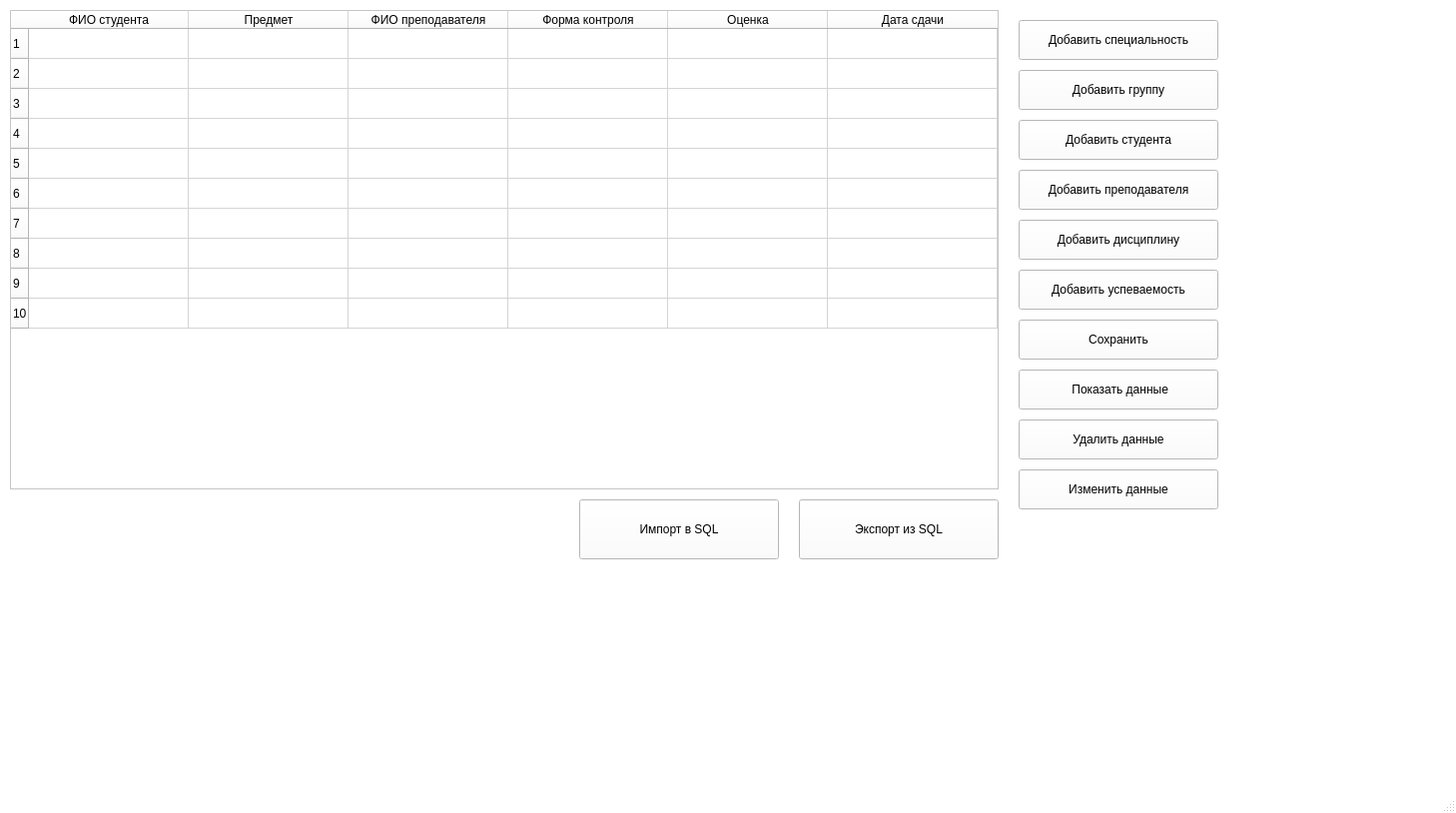
<?xml version="1.0" encoding="UTF-8"?>
<ui version="4.0">
 <class>MainWindow</class>
 <widget class="QMainWindow" name="MainWindow">
  <property name="geometry">
   <rect>
    <x>0</x>
    <y>0</y>
    <width>1458</width>
    <height>814</height>
   </rect>
  </property>
  <property name="palette">
   <palette>
    <active>
     <colorrole role="WindowText">
      <brush brushstyle="SolidPattern">
       <color alpha="255">
        <red>0</red>
        <green>0</green>
        <blue>0</blue>
       </color>
      </brush>
     </colorrole>
     <colorrole role="Button">
      <brush brushstyle="SolidPattern">
       <color alpha="255">
        <red>255</red>
        <green>255</green>
        <blue>255</blue>
       </color>
      </brush>
     </colorrole>
     <colorrole role="Light">
      <brush brushstyle="SolidPattern">
       <color alpha="255">
        <red>255</red>
        <green>255</green>
        <blue>255</blue>
       </color>
      </brush>
     </colorrole>
     <colorrole role="Midlight">
      <brush brushstyle="SolidPattern">
       <color alpha="255">
        <red>255</red>
        <green>255</green>
        <blue>255</blue>
       </color>
      </brush>
     </colorrole>
     <colorrole role="Dark">
      <brush brushstyle="SolidPattern">
       <color alpha="255">
        <red>127</red>
        <green>127</green>
        <blue>127</blue>
       </color>
      </brush>
     </colorrole>
     <colorrole role="Mid">
      <brush brushstyle="SolidPattern">
       <color alpha="255">
        <red>170</red>
        <green>170</green>
        <blue>170</blue>
       </color>
      </brush>
     </colorrole>
     <colorrole role="Text">
      <brush brushstyle="SolidPattern">
       <color alpha="255">
        <red>0</red>
        <green>0</green>
        <blue>0</blue>
       </color>
      </brush>
     </colorrole>
     <colorrole role="BrightText">
      <brush brushstyle="SolidPattern">
       <color alpha="255">
        <red>255</red>
        <green>255</green>
        <blue>255</blue>
       </color>
      </brush>
     </colorrole>
     <colorrole role="ButtonText">
      <brush brushstyle="SolidPattern">
       <color alpha="255">
        <red>0</red>
        <green>0</green>
        <blue>0</blue>
       </color>
      </brush>
     </colorrole>
     <colorrole role="Base">
      <brush brushstyle="SolidPattern">
       <color alpha="255">
        <red>255</red>
        <green>255</green>
        <blue>255</blue>
       </color>
      </brush>
     </colorrole>
     <colorrole role="Window">
      <brush brushstyle="SolidPattern">
       <color alpha="255">
        <red>255</red>
        <green>255</green>
        <blue>255</blue>
       </color>
      </brush>
     </colorrole>
     <colorrole role="Shadow">
      <brush brushstyle="SolidPattern">
       <color alpha="255">
        <red>0</red>
        <green>0</green>
        <blue>0</blue>
       </color>
      </brush>
     </colorrole>
     <colorrole role="AlternateBase">
      <brush brushstyle="SolidPattern">
       <color alpha="255">
        <red>255</red>
        <green>255</green>
        <blue>255</blue>
       </color>
      </brush>
     </colorrole>
     <colorrole role="ToolTipBase">
      <brush brushstyle="SolidPattern">
       <color alpha="255">
        <red>255</red>
        <green>255</green>
        <blue>220</blue>
       </color>
      </brush>
     </colorrole>
     <colorrole role="ToolTipText">
      <brush brushstyle="SolidPattern">
       <color alpha="255">
        <red>0</red>
        <green>0</green>
        <blue>0</blue>
       </color>
      </brush>
     </colorrole>
     <colorrole role="PlaceholderText">
      <brush brushstyle="SolidPattern">
       <color alpha="127">
        <red>0</red>
        <green>0</green>
        <blue>0</blue>
       </color>
      </brush>
     </colorrole>
     <colorrole role="Accent">
      <brush brushstyle="SolidPattern">
       <color alpha="255">
        <red>255</red>
        <green>255</green>
        <blue>255</blue>
       </color>
      </brush>
     </colorrole>
    </active>
    <inactive>
     <colorrole role="WindowText">
      <brush brushstyle="SolidPattern">
       <color alpha="255">
        <red>0</red>
        <green>0</green>
        <blue>0</blue>
       </color>
      </brush>
     </colorrole>
     <colorrole role="Button">
      <brush brushstyle="SolidPattern">
       <color alpha="255">
        <red>255</red>
        <green>255</green>
        <blue>255</blue>
       </color>
      </brush>
     </colorrole>
     <colorrole role="Light">
      <brush brushstyle="SolidPattern">
       <color alpha="255">
        <red>255</red>
        <green>255</green>
        <blue>255</blue>
       </color>
      </brush>
     </colorrole>
     <colorrole role="Midlight">
      <brush brushstyle="SolidPattern">
       <color alpha="255">
        <red>255</red>
        <green>255</green>
        <blue>255</blue>
       </color>
      </brush>
     </colorrole>
     <colorrole role="Dark">
      <brush brushstyle="SolidPattern">
       <color alpha="255">
        <red>127</red>
        <green>127</green>
        <blue>127</blue>
       </color>
      </brush>
     </colorrole>
     <colorrole role="Mid">
      <brush brushstyle="SolidPattern">
       <color alpha="255">
        <red>170</red>
        <green>170</green>
        <blue>170</blue>
       </color>
      </brush>
     </colorrole>
     <colorrole role="Text">
      <brush brushstyle="SolidPattern">
       <color alpha="255">
        <red>0</red>
        <green>0</green>
        <blue>0</blue>
       </color>
      </brush>
     </colorrole>
     <colorrole role="BrightText">
      <brush brushstyle="SolidPattern">
       <color alpha="255">
        <red>255</red>
        <green>255</green>
        <blue>255</blue>
       </color>
      </brush>
     </colorrole>
     <colorrole role="ButtonText">
      <brush brushstyle="SolidPattern">
       <color alpha="255">
        <red>0</red>
        <green>0</green>
        <blue>0</blue>
       </color>
      </brush>
     </colorrole>
     <colorrole role="Base">
      <brush brushstyle="SolidPattern">
       <color alpha="255">
        <red>255</red>
        <green>255</green>
        <blue>255</blue>
       </color>
      </brush>
     </colorrole>
     <colorrole role="Window">
      <brush brushstyle="SolidPattern">
       <color alpha="255">
        <red>255</red>
        <green>255</green>
        <blue>255</blue>
       </color>
      </brush>
     </colorrole>
     <colorrole role="Shadow">
      <brush brushstyle="SolidPattern">
       <color alpha="255">
        <red>0</red>
        <green>0</green>
        <blue>0</blue>
       </color>
      </brush>
     </colorrole>
     <colorrole role="AlternateBase">
      <brush brushstyle="SolidPattern">
       <color alpha="255">
        <red>255</red>
        <green>255</green>
        <blue>255</blue>
       </color>
      </brush>
     </colorrole>
     <colorrole role="ToolTipBase">
      <brush brushstyle="SolidPattern">
       <color alpha="255">
        <red>255</red>
        <green>255</green>
        <blue>220</blue>
       </color>
      </brush>
     </colorrole>
     <colorrole role="ToolTipText">
      <brush brushstyle="SolidPattern">
       <color alpha="255">
        <red>0</red>
        <green>0</green>
        <blue>0</blue>
       </color>
      </brush>
     </colorrole>
     <colorrole role="PlaceholderText">
      <brush brushstyle="SolidPattern">
       <color alpha="127">
        <red>0</red>
        <green>0</green>
        <blue>0</blue>
       </color>
      </brush>
     </colorrole>
     <colorrole role="Accent">
      <brush brushstyle="SolidPattern">
       <color alpha="255">
        <red>255</red>
        <green>255</green>
        <blue>255</blue>
       </color>
      </brush>
     </colorrole>
    </inactive>
    <disabled>
     <colorrole role="WindowText">
      <brush brushstyle="SolidPattern">
       <color alpha="255">
        <red>127</red>
        <green>127</green>
        <blue>127</blue>
       </color>
      </brush>
     </colorrole>
     <colorrole role="Button">
      <brush brushstyle="SolidPattern">
       <color alpha="255">
        <red>255</red>
        <green>255</green>
        <blue>255</blue>
       </color>
      </brush>
     </colorrole>
     <colorrole role="Light">
      <brush brushstyle="SolidPattern">
       <color alpha="255">
        <red>255</red>
        <green>255</green>
        <blue>255</blue>
       </color>
      </brush>
     </colorrole>
     <colorrole role="Midlight">
      <brush brushstyle="SolidPattern">
       <color alpha="255">
        <red>255</red>
        <green>255</green>
        <blue>255</blue>
       </color>
      </brush>
     </colorrole>
     <colorrole role="Dark">
      <brush brushstyle="SolidPattern">
       <color alpha="255">
        <red>127</red>
        <green>127</green>
        <blue>127</blue>
       </color>
      </brush>
     </colorrole>
     <colorrole role="Mid">
      <brush brushstyle="SolidPattern">
       <color alpha="255">
        <red>170</red>
        <green>170</green>
        <blue>170</blue>
       </color>
      </brush>
     </colorrole>
     <colorrole role="Text">
      <brush brushstyle="SolidPattern">
       <color alpha="255">
        <red>127</red>
        <green>127</green>
        <blue>127</blue>
       </color>
      </brush>
     </colorrole>
     <colorrole role="BrightText">
      <brush brushstyle="SolidPattern">
       <color alpha="255">
        <red>255</red>
        <green>255</green>
        <blue>255</blue>
       </color>
      </brush>
     </colorrole>
     <colorrole role="ButtonText">
      <brush brushstyle="SolidPattern">
       <color alpha="255">
        <red>127</red>
        <green>127</green>
        <blue>127</blue>
       </color>
      </brush>
     </colorrole>
     <colorrole role="Base">
      <brush brushstyle="SolidPattern">
       <color alpha="255">
        <red>255</red>
        <green>255</green>
        <blue>255</blue>
       </color>
      </brush>
     </colorrole>
     <colorrole role="Window">
      <brush brushstyle="SolidPattern">
       <color alpha="255">
        <red>255</red>
        <green>255</green>
        <blue>255</blue>
       </color>
      </brush>
     </colorrole>
     <colorrole role="Shadow">
      <brush brushstyle="SolidPattern">
       <color alpha="255">
        <red>0</red>
        <green>0</green>
        <blue>0</blue>
       </color>
      </brush>
     </colorrole>
     <colorrole role="AlternateBase">
      <brush brushstyle="SolidPattern">
       <color alpha="255">
        <red>255</red>
        <green>255</green>
        <blue>255</blue>
       </color>
      </brush>
     </colorrole>
     <colorrole role="ToolTipBase">
      <brush brushstyle="SolidPattern">
       <color alpha="255">
        <red>255</red>
        <green>255</green>
        <blue>220</blue>
       </color>
      </brush>
     </colorrole>
     <colorrole role="ToolTipText">
      <brush brushstyle="SolidPattern">
       <color alpha="255">
        <red>0</red>
        <green>0</green>
        <blue>0</blue>
       </color>
      </brush>
     </colorrole>
     <colorrole role="PlaceholderText">
      <brush brushstyle="SolidPattern">
       <color alpha="127">
        <red>127</red>
        <green>127</green>
        <blue>127</blue>
       </color>
      </brush>
     </colorrole>
     <colorrole role="Accent">
      <brush brushstyle="SolidPattern">
       <color alpha="255">
        <red>255</red>
        <green>255</green>
        <blue>255</blue>
       </color>
      </brush>
     </colorrole>
    </disabled>
   </palette>
  </property>
  <property name="windowTitle">
   <string>MainWindow</string>
  </property>
  <widget class="QWidget" name="centralwidget">
   <widget class="QTableWidget" name="dataTableWidget">
    <property name="geometry">
     <rect>
      <x>10</x>
      <y>10</y>
      <width>990</width>
      <height>480</height>
     </rect>
    </property>
    <property name="rowCount">
     <number>10</number>
    </property>
    <property name="columnCount">
     <number>6</number>
    </property>
    <attribute name="horizontalHeaderCascadingSectionResizes">
     <bool>true</bool>
    </attribute>
    <attribute name="horizontalHeaderMinimumSectionSize">
     <number>100</number>
    </attribute>
    <attribute name="horizontalHeaderDefaultSectionSize">
     <number>160</number>
    </attribute>
    <attribute name="horizontalHeaderHighlightSections">
     <bool>false</bool>
    </attribute>
    <attribute name="horizontalHeaderShowSortIndicator" stdset="0">
     <bool>false</bool>
    </attribute>
    <attribute name="horizontalHeaderStretchLastSection">
     <bool>true</bool>
    </attribute>
    <row/>
    <row/>
    <row/>
    <row/>
    <row/>
    <row/>
    <row/>
    <row/>
    <row/>
    <row/>
    <column>
     <property name="text">
      <string>ФИО студента</string>
     </property>
    </column>
    <column>
     <property name="text">
      <string>Предмет</string>
     </property>
    </column>
    <column>
     <property name="text">
      <string>ФИО преподавателя</string>
     </property>
    </column>
    <column>
     <property name="text">
      <string>Форма контроля</string>
     </property>
    </column>
    <column>
     <property name="text">
      <string>Оценка</string>
     </property>
    </column>
    <column>
     <property name="text">
      <string>Дата сдачи</string>
     </property>
    </column>
   </widget>
   <widget class="QPushButton" name="addSpecBtn">
    <property name="geometry">
     <rect>
      <x>1020</x>
      <y>20</y>
      <width>200</width>
      <height>40</height>
     </rect>
    </property>
    <property name="text">
     <string>Добавить специальность</string>
    </property>
   </widget>
   <widget class="QPushButton" name="addGroupBtn">
    <property name="geometry">
     <rect>
      <x>1020</x>
      <y>70</y>
      <width>200</width>
      <height>40</height>
     </rect>
    </property>
    <property name="text">
     <string>Добавить группу</string>
    </property>
   </widget>
   <widget class="QPushButton" name="addStudBtn">
    <property name="geometry">
     <rect>
      <x>1020</x>
      <y>120</y>
      <width>200</width>
      <height>40</height>
     </rect>
    </property>
    <property name="text">
     <string>Добавить студента</string>
    </property>
   </widget>
   <widget class="QPushButton" name="addTeachBtn">
    <property name="geometry">
     <rect>
      <x>1020</x>
      <y>170</y>
      <width>200</width>
      <height>40</height>
     </rect>
    </property>
    <property name="text">
     <string>Добавить преподавателя</string>
    </property>
   </widget>
   <widget class="QPushButton" name="addDispBtn">
    <property name="geometry">
     <rect>
      <x>1020</x>
      <y>220</y>
      <width>200</width>
      <height>40</height>
     </rect>
    </property>
    <property name="text">
     <string>Добавить дисциплину</string>
    </property>
   </widget>
   <widget class="QPushButton" name="addPerformBtn">
    <property name="geometry">
     <rect>
      <x>1020</x>
      <y>270</y>
      <width>200</width>
      <height>40</height>
     </rect>
    </property>
    <property name="text">
     <string>Добавить успеваемость</string>
    </property>
   </widget>
   <widget class="QPushButton" name="SaveEdit">
    <property name="geometry">
     <rect>
      <x>1020</x>
      <y>320</y>
      <width>200</width>
      <height>40</height>
     </rect>
    </property>
    <property name="text">
     <string>Сохранить</string>
    </property>
   </widget>
   <widget class="QPushButton" name="dispDataBtn">
    <property name="geometry">
     <rect>
      <x>1020</x>
      <y>370</y>
      <width>200</width>
      <height>40</height>
     </rect>
    </property>
    <property name="text">
     <string> Показать данные</string>
    </property>
   </widget>
   <widget class="QPushButton" name="deleteRecordBtn">
    <property name="geometry">
     <rect>
      <x>1020</x>
      <y>420</y>
      <width>200</width>
      <height>40</height>
     </rect>
    </property>
    <property name="text">
     <string>Удалить данные</string>
    </property>
   </widget>
   <widget class="QPushButton" name="updateRecordBtn">
    <property name="geometry">
     <rect>
      <x>1020</x>
      <y>470</y>
      <width>200</width>
      <height>40</height>
     </rect>
    </property>
    <property name="text">
     <string>Изменить данные</string>
    </property>
   </widget>
   <widget class="QPushButton" name="ImportSQLBtn">
    <property name="geometry">
     <rect>
      <x>580</x>
      <y>500</y>
      <width>200</width>
      <height>60</height>
     </rect>
    </property>
    <property name="text">
     <string>Импорт в SQL</string>
    </property>
   </widget>
   <widget class="QPushButton" name="ExportSQLBtn">
    <property name="geometry">
     <rect>
      <x>800</x>
      <y>500</y>
      <width>200</width>
      <height>60</height>
     </rect>
    </property>
    <property name="text">
     <string>Экспорт из SQL</string>
    </property>
   </widget>
  </widget>
  <widget class="QMenuBar" name="menubar">
   <property name="geometry">
    <rect>
     <x>0</x>
     <y>0</y>
     <width>1458</width>
     <height>26</height>
    </rect>
   </property>
  </widget>
  <widget class="QStatusBar" name="statusbar"/>
 </widget>
 <resources/>
 <connections/>
</ui>
